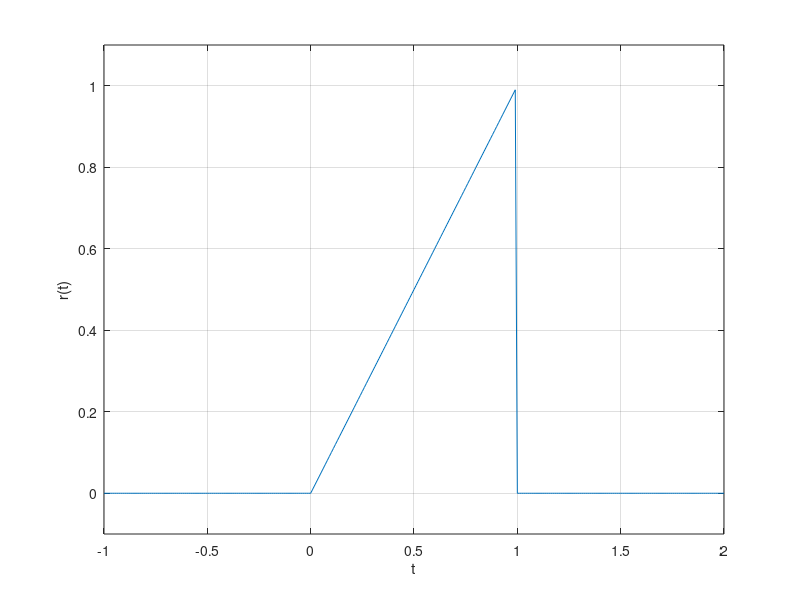
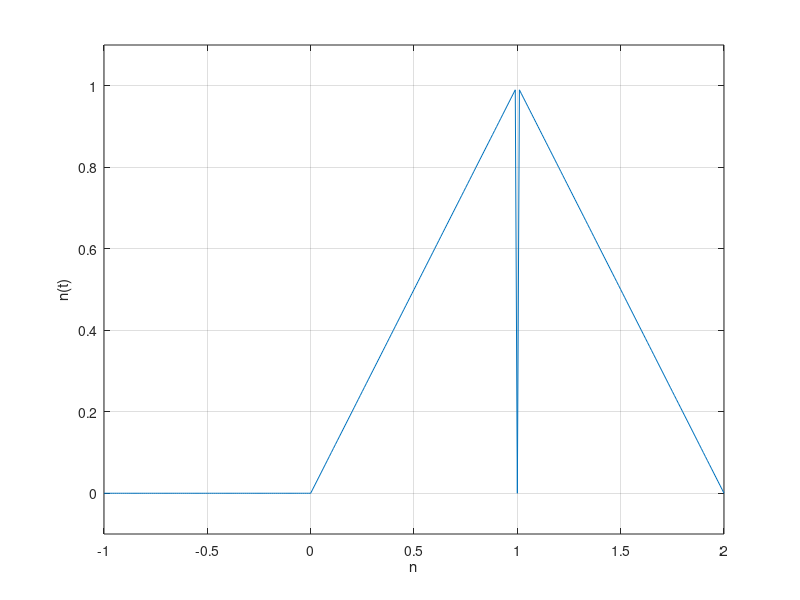
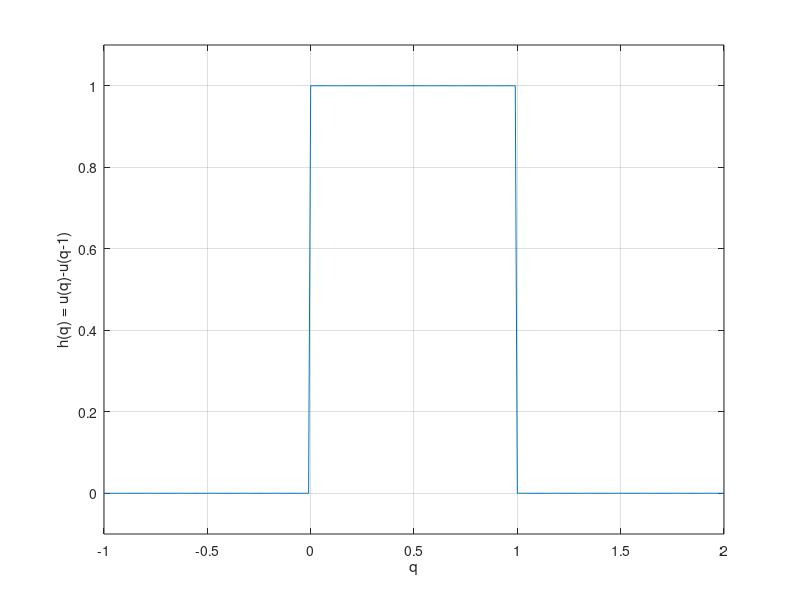
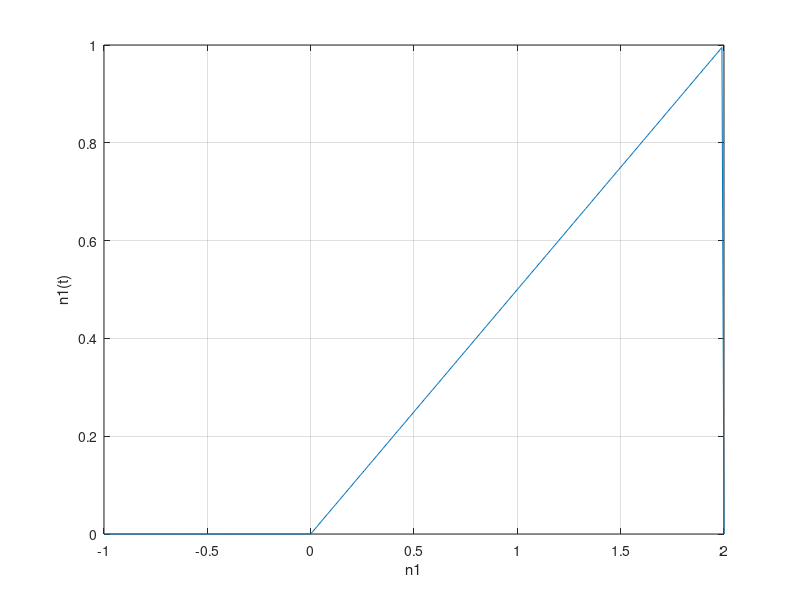

Write the MATLAB code that produced these figures, in order.
h = @(q) 1.0.*((q>=0)&(q<1));
q = (-1:0.01:2);    
figure(3);
plot(q, h(q)); 
xlabel('q');
ylabel('h(q) = u(q)-u(q-1)');
axis([-1 2 -.1 1.1])
grid on;

%b2
t = -1:0.01:2; 
p = @(t) 1.0.*((t>=0)&(t<1));
r = @(t) t .* p(t);
figure(1);
plot(t,r(t));
xlabel('t');
ylabel('r(t)');
axis([-1 2 -.1 1.1])
grid on;

n = @(t) r(t) + r(-t+2);
figure(2);
plot(t,n(t));
xlabel('n');
ylabel('n(t)');
axis([-1 2 -.1 1.1])
grid on;

%b3
n1 = @(t) n(0.5 .* t);
figure(4);
plot(t,n1(t));
xlabel('n1');
ylabel('n1(t)');
grid on;

n2 = @(t) n(t);
figure(5);
plot(t,n2(t));
xlabel('n2');
ylabel('n2(t)');
grid on;

n3 = @(t) n(t + 0.5);
figure(6);
plot(t,n3(t));
xlabel('n3');
ylabel('n3(t)');
grid on;

%b3
n5 = @(t) n(t + 0.25);
figure(8);
plot(t,n5(t));
xlabel('n5');
ylabel('n5(t)');
grid on;

n6 = @(t) n5(0.5 * t);
figure(9);
plot(t,n6(t));
xlabel('n6');
ylabel('n6(t)');
grid on;